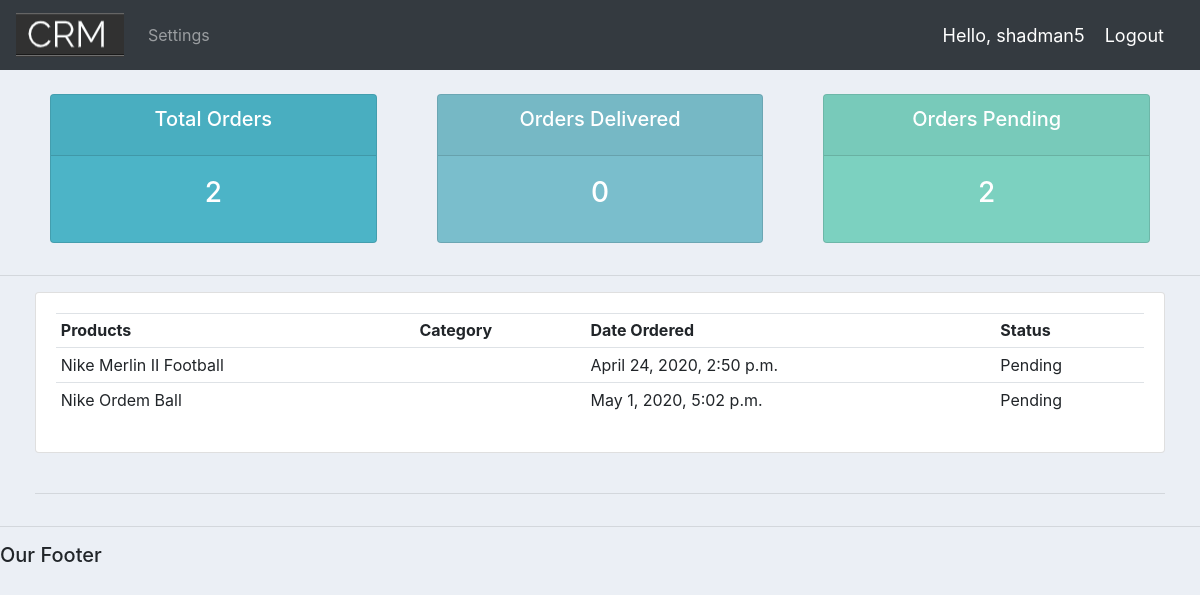
The app's page /user/ (signed in) with its own data.
### accounts/models.py (models this page shows)
class Order(models.Model):
	STATUS = (
			('Pending', 'Pending'),
			('Out for delivery', 'Out for delivery'),
			('Delivered', 'Delivered'),
			)
	customer = models.ForeignKey(Customer, null=True, on_delete= models.SET_NULL)
	product = models.ForeignKey(Product, null=True, on_delete= models.SET_NULL)
	date_created = models.DateTimeField(auto_now_add=True, null=True)
	status = models.CharField(max_length=200, null=True, choices=STATUS)
	note = models.CharField(max_length=1000, null=True)
	def __str__(self):
		return self.product.name

class Product(models.Model):
	CATEGORY = (
			('Indoor', 'Indoor'),
			('Out Door', 'Out Door'),
			)
	name = models.CharField(max_length=200, null=True)
	price = models.FloatField(null=True)
	category = models.CharField(max_length=200, null=True, choices=CATEGORY)
	description = models.CharField(max_length=200, null=True, blank=True)
	date_created = models.DateTimeField(auto_now_add=True, null=True)
	tags = models.ManyToManyField(Tag)
	def __str__(self):
		return self.name

### accounts/decorators.py (the view)
		def wrapper_func(request, *args, **kwargs):
			group = None
			if request.user.groups.exists():
				group = request.user.groups.all()[0].name
			if group in allowed_roles:
				return view_func(request, *args, **kwargs)
			else:
				return HttpResponse('You are not authorized to view this page')

### accounts/views.py (called while the page is built)
@login_required(login_url='login')
@allowed_users(allowed_roles=['customer'])
def userPage(request):
	orders = request.user.customer.order_set.all()
	total_orders = orders.count()
	delivered = orders.filter(status='Delivered').count()
	pending = orders.filter(status='Pending').count()
	print('ORDERS:', orders)
	context = {'orders':orders, 'total_orders':total_orders,
	'delivered':delivered,'pending':pending}
	return render(request, 'accounts/user-page.html', context)

### accounts/templates/accounts/user-page.html (shortened to what this page needs)
{% extends "accounts/main.html" %}
{% block content %}
  {% include "accounts/status.html" %}
  <hr>
  <div class="row">
    <div class="col-md">
      <div class="card card-body">
        <table class="table table-sm">
          <tr>
              <th>Products</th>
              <th>Category</th>
              <th>Date Ordered</th>
              <th>Status</th>
          </tr>
          {% for order in orders %}
          <tr>
              <td>{{ order.product }} </td>
              <td> {{ order.category }} </td>
              <td> {{ order.date_created }} </td>
              <td> {{ order.status }} </td>
                </tr>
          {% endfor %}
        </table>
      </div>
      <br>
      <hr>
    </div>
  </div>
{% endblock %}

### accounts/templates/accounts/main.html (shortened to what this page needs)
{% load static %}
<!DOCTYPE html>
<html lang="en" dir="ltr">
  <head>
    <link rel="stylesheet" href="https://stackpath.bootstrapcdn.com/bootstrap/4.4.1/css/bootstrap.min.css">
    <link rel="stylesheet" href="{% static '/css/main.css' %}">
  </head>
  <body>
    {% include 'accounts/navbar.html' %}
    {% block content %}
    {% endblock %}
    <hr>
    <h5>Our Footer</h5>
  </body>
</html>

### accounts/templates/accounts/navbar.html (shortened to what this page needs)
{% load static %}
<nav class="navbar navbar-expand-lg navbar-dark bg-dark">
   <a href="#" class="navbar-brand">
    <img src="{% static "images/logo_4.png" %}" alt="">
  </a>
  <div class="collapse navbar-collapse" id="navbarNav">
    <ul class="navbar-nav">
      {% if request.user.is_staff %}
        <li class="nav-item">
          <a class="nav-link" href="{% url 'dashboard' %}">Dashboard </a>
        </li>
        <li class="nav-item">
          <a class="nav-link" href="{% url 'products' %}">Products</a>
        </li>
      {% else %}
        <li class="nav-item">
          <a href="{% url 'account' %}" class="nav-link">Settings</a>
        </li>
      {% endif %}
    </ul>
  </div>
  <span class="hello-msg">Hello, {{ request.user }} </span>
  <span> <a class="hello-msg" href="{% url 'logout' %}">Logout</a> </span>
</nav>

### accounts/templates/accounts/status.html
<br>
<div class="row">
  <div class="col">
    <div class="col-md">
      <div class="card text-center text-white mb-3" id="total-orders">
        <div class="card-header">
          <h5 class="card-title">Total Orders</h5>
        </div>
        <div class="card-body">
          <h3 class="card-title"> {{ total_orders }} </h3>
        </div>
      </div>
    </div>
  </div>
  <div class="col">
    <div class="col-md">
      <div class="card text-center text-white mb-3" id="orders-delivered">
        <div class="card-header">
          <h5 class="card-title">Orders Delivered</h5>
        </div>
        <div class="card-body">
          <h3 class="card-title"> {{ delivered }} </h3>
        </div>
      </div>
    </div>
  </div>
  <div class="col">
    <div class="col-md">
      <div class="card text-center text-white mb-3" id="orders-pending">
        <div class="card-header">
          <h5 class="card-title">Orders Pending</h5>
        </div>
        <div class="card-body">
          <h3 class="card-title"> {{ pending }} </h3>
        </div>
      </div>
    </div>
  </div>
</div>

### static/css/main.css (style rules this page uses)
body { background-color: #ebeff5; }
#total-orders { background-color: #4cb4c7; }
#orders-delivered { background-color: #7abecc; }
#orders-pending { background-color: #7cd1c0; }

### accounts/templates/accounts/navbar.html (style rules this page uses)
.hello-msg { font-size: 18px; color: #fff; margin-right: 20px; }

### accounts/templates/accounts/user-page.html (style rules this page uses)
.row { margin-left: 20px; margin-right: 20px; }

### records on screen
Order: product "Nike Merlin II Football", date_created "April 24, 2020, 2:50 p.m.", status "Pending"
Order: product "Nike Ordem Ball", date_created "May 1, 2020, 5:02 p.m.", status "Pending"

### other values on screen
{{ request.user }} "shadman5"
{{ total_orders }} "2"
{{ delivered }} "0"
{{ pending }} "2"
